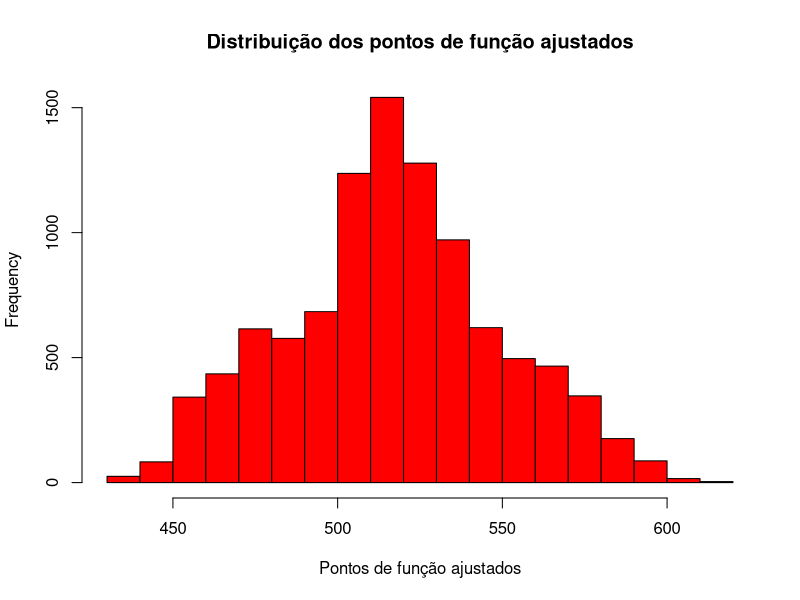
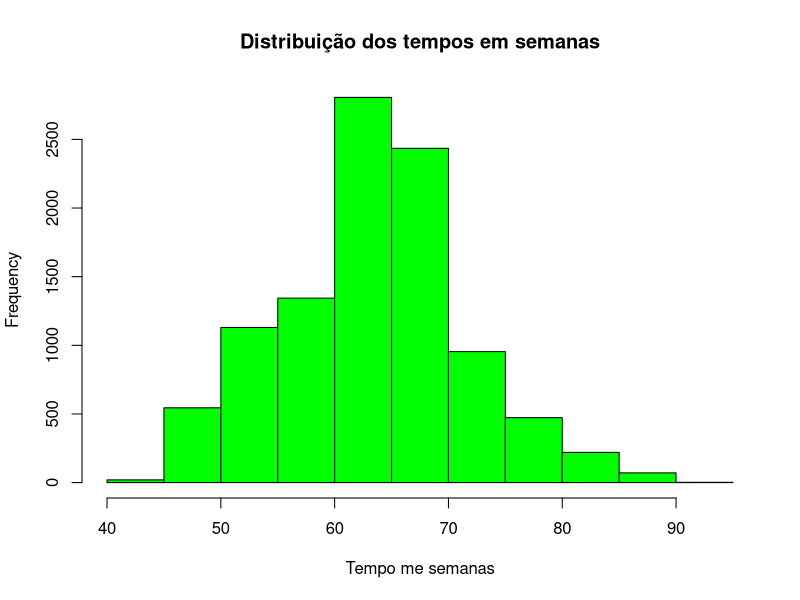
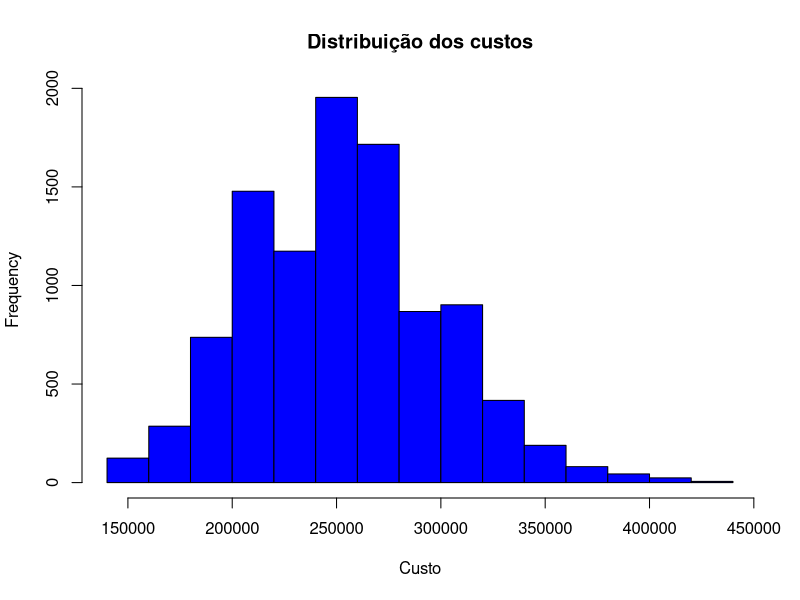

Recreate these plots in R, in order.
set.seed(123)
somaPFAj <- 0
somaTempo <- 0
somaCusto <- 0
qtdMenorQ15 <- 0 
qtdMenorQ450S <- 0 

vetorPfAj <- c()
vetorTempo <- c()
vetorCusto <- c()

for (i in 1:10000) {
  
  ee <- sample(c(3,4,6),25,TRUE,prob=c(0.3,0.5,0.2))
  se <- sample(c(4,5,7),20,TRUE,prob=c(0.25,0.6,0.15))
  ce <- sample(c(3,4,6),15,TRUE,prob=c(0.4,0.4,0.2))
  ali <- sample(c(7,10,15),12,TRUE,prob=c(0.2,0.5,0.3))
  aie <- sample(c(5,7,10),8,TRUE,prob=c(0.35,0.45,0.2))
  
  ajuste = sample(c(1.05,1.15,1.25),1,TRUE,prob=c(0.2,0.6,0.2))
  
  pf <- sum(ee) + sum(se) + sum(ce) + sum(ali) + sum(aie)
  pfAj <- pf * ajuste
  somaPFAj <- somaPFAj + pfAj
  vetorPfAj <- c(vetorPfAj, pfAj)
  
  produtiv <- sample(c(4,5,6),1,TRUE,prob=c(0.2,0.7,0.1))
  custo <- sample(c(80,100,120),1,TRUE,prob=c(0.2,0.6,0.2))
  
  produtivFinal <- produtiv * pfAj
  tempo <- produtivFinal/40
  somaTempo <- somaTempo + tempo
  vetorTempo <- c(vetorTempo, tempo)
  
  custoFinal <- custo * produtivFinal
  somaCusto <- somaCusto + custoFinal
  vetorCusto <- c(vetorCusto, custoFinal)
  
  if (custoFinal < 280000) {
    
    qtdMenorQ15 <- qtdMenorQ15 + 1
    
  }
  
  if (tempo < 60) {
    
    qtdMenorQ450S <- qtdMenorQ450S + 1
    
  }
  
  
  
}


print(somaPFAj/10000)
print(somaTempo/10000)
print(somaCusto/10000)
print((qtdMenorQ15/10000)*100)
print((qtdMenorQ450S/10000)*100)


hist(vetorPfAj, 
     main = "Distribuição dos pontos de função ajustados", 
     xlab = "Pontos de função ajustados",
     col = "red")

hist(vetorTempo, 
     main = "Distribuição dos tempos em semanas", 
     xlab = "Tempo me semanas",
     col = "green")

hist(vetorCusto, 
     main = "Distribuição dos custos", 
     xlab = "Custo",
     col = "blue")

